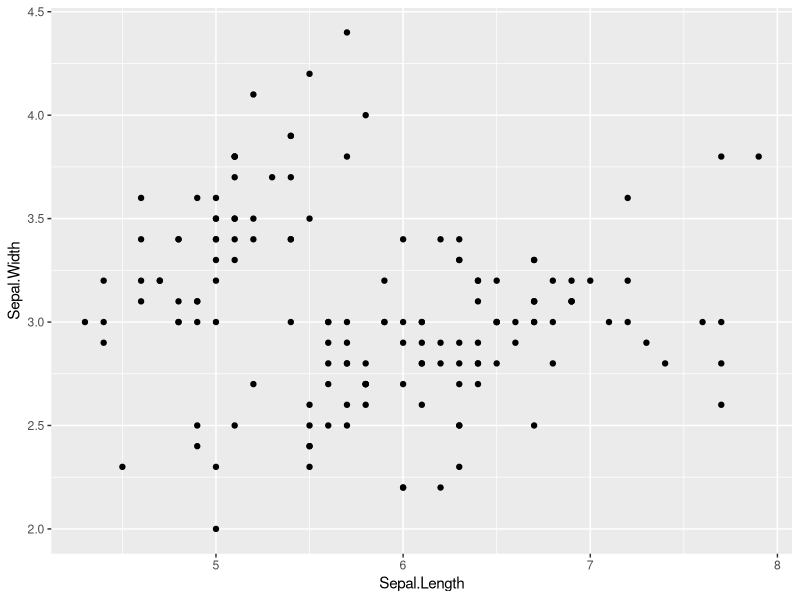
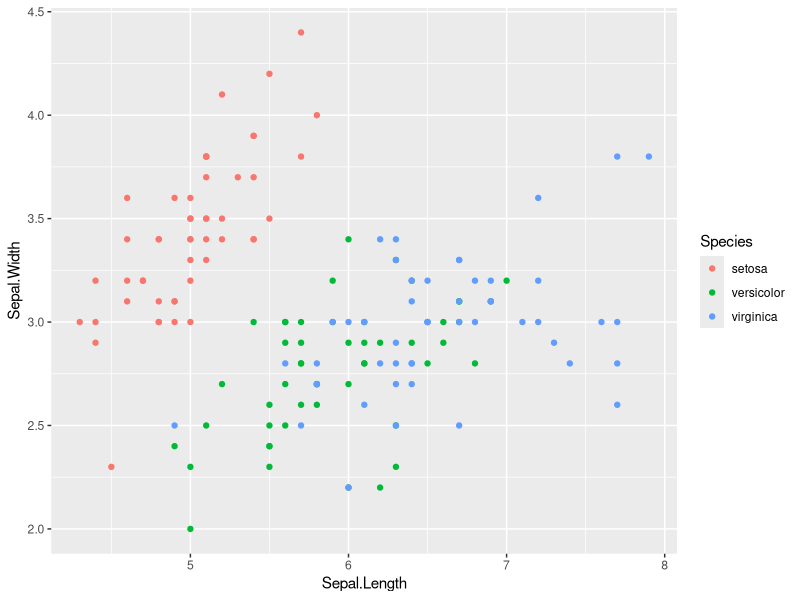
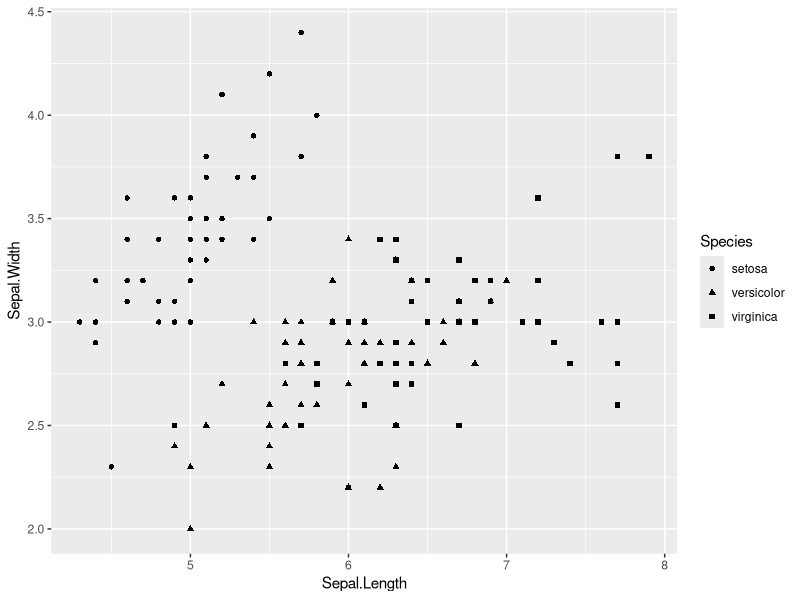
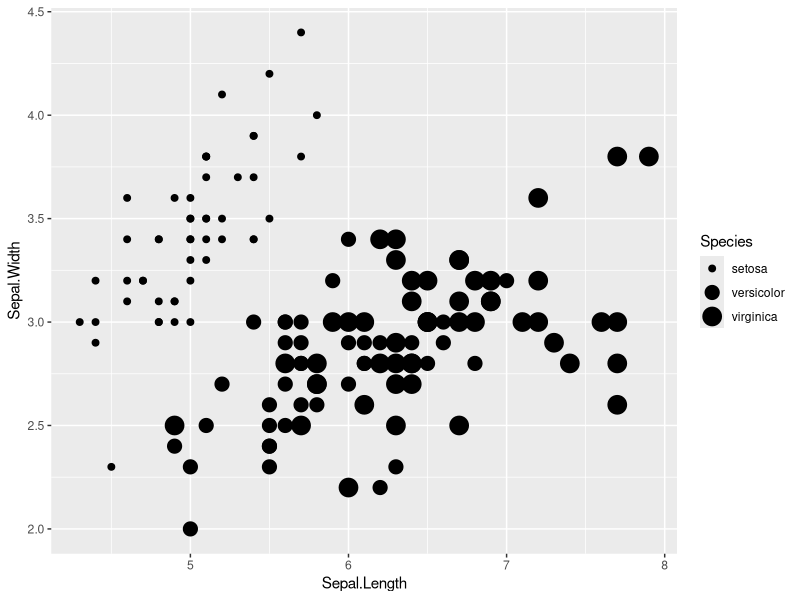
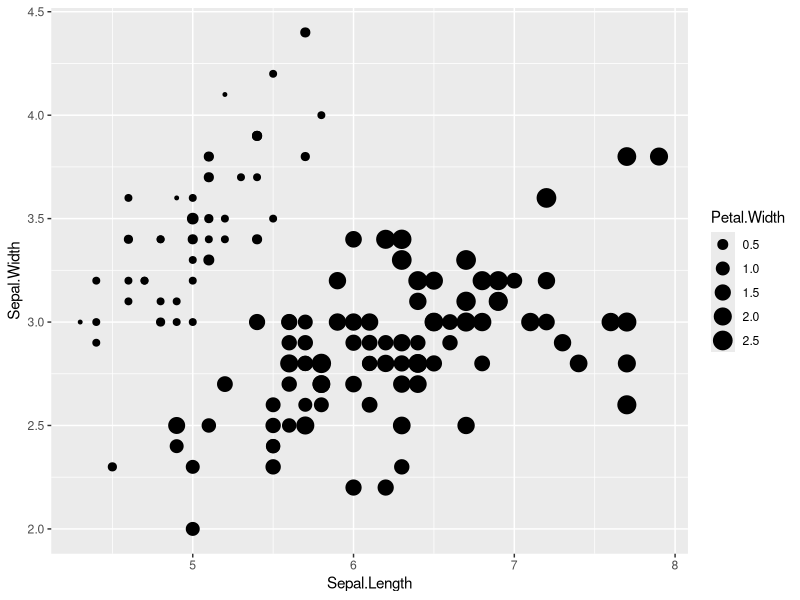
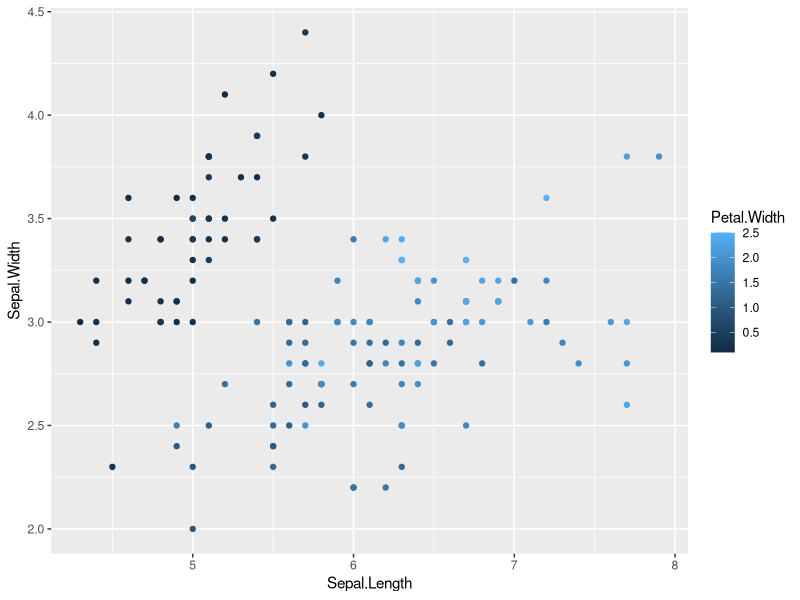
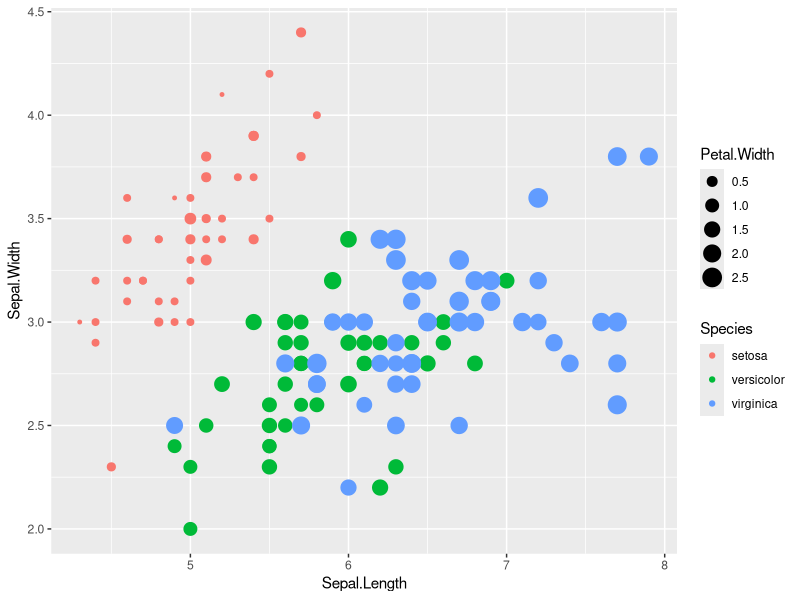
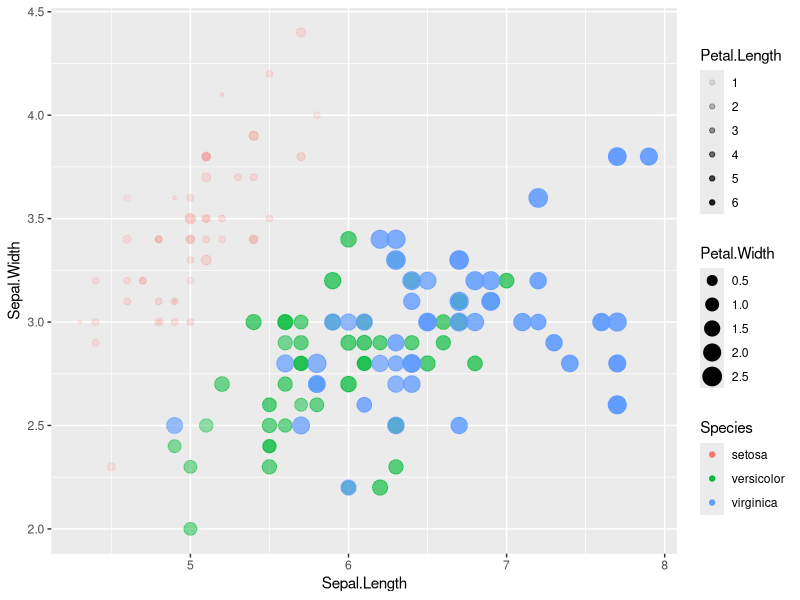

Source code (R) for these figures, in order:
## ---- chunk 1
knitr::opts_chunk$set(echo = TRUE, tidy = TRUE, tidy.opts=list(width.cutoff=60))

#install.packages("tidyverse")
library(tidyverse)
## ---- chunk 2
data(iris)
head(iris)
## ---- chunk 3
ggplot(data = iris) +
  geom_point(mapping = aes(x = Sepal.Length, y = Sepal.Width))
## ---- chunk 4
ggplot(data = iris) +
  geom_point(mapping = aes(x = Sepal.Length, y = Sepal.Width, color = Species))

ggplot(data = iris) +
  geom_point(mapping = aes(x = Sepal.Length, y = Sepal.Width, shape = Species))
## ---- chunk 5
# This is a not-ideal use of size:
ggplot(data = iris) +
  geom_point(mapping = aes(x = Sepal.Length, y = Sepal.Width, size = Species))
# ggplot2 helpfully warns you that "Using size for a discrete variable is not advised."

# Here is a better use of size:
ggplot(data = iris) +
  geom_point(mapping = aes(x = Sepal.Length, y = Sepal.Width, size = Petal.Width))

# Here color is used for a continuous variable
ggplot(data = iris) +
  geom_point(mapping = aes(x = Sepal.Length, y = Sepal.Width, color = Petal.Width))
## ---- chunk 6
# This is maybe okay:
ggplot(data = iris) +
  geom_point(mapping = aes(x = Sepal.Length, y = Sepal.Width, color = Species, size = Petal.Width))

# This is probably too much for the person looking at your plot to take in all at once.
ggplot(data = iris) +
  geom_point(mapping = aes(x = Sepal.Length, y = Sepal.Width, color = Species, size = Petal.Width, alpha = Petal.Length))
## ---- chunk 7
# set the color of the points
ggplot(data = iris) +
  geom_point(mapping = aes(x = Sepal.Length, y = Sepal.Width), color = "blue")

# set the transparency of the points
ggplot(data = iris) +
  geom_point(mapping = aes(x = Sepal.Length, y = Sepal.Width), alpha = 0.5)
# some of the points in this plot look different because in some places multiple semi-transparent points are stacked up on top of each other.

# set the shape of the points
ggplot(data = iris) +
  geom_point(mapping = aes(x = Sepal.Length, y = Sepal.Width), shape = 2)

# set the size of the points
ggplot(data = iris) +
  geom_point(mapping = aes(x = Sepal.Length, y = Sepal.Width), size = 3)

# you can even manually set x and/or y, though this isn't very helpful in a scatterplot
ggplot(data = iris) +
  geom_point(mapping = aes(x = Sepal.Length), y = 1)
## ---- chunk 8
ggplot(data = iris) +
  geom_histogram(mapping = aes(x = Sepal.Length))
# `geom_histogram()` defaults to making 30 bins of equal size, but you can control this with the `binwidth` argument

ggplot(data = iris) +
  geom_histogram(mapping = aes(x = Sepal.Length), binwidth = 0.1)

# `color` now controls the border around each bar
ggplot(data = iris) +
  geom_histogram(mapping = aes(x = Sepal.Length, color = Species), binwidth = 0.1)

# `fill` controls the shading of the center of the bar
ggplot(data = iris) +
  geom_histogram(mapping = aes(x = Sepal.Length, fill = Species), binwidth = 0.1)

# both `color` and `fill` will result in stacked bars
## ---- chunk 9
ggplot(data = iris) +
  geom_boxplot(mapping = aes(x = Species, y = Sepal.Length))

# if you have multiple categorical variables, `color` and `fill` will result in multiple side-by-side boxplots for each category
data(mtcars)
mtcars$cyl <- as.factor(mtcars$cyl)
mtcars$vs <- as.factor(mtcars$vs)
ggplot(data = mtcars) +
  geom_boxplot(mapping = aes(x = cyl, y = mpg, color = vs))
ggplot(data = mtcars) +
  geom_boxplot(mapping = aes(x = cyl, y = mpg, fill = vs))
## ---- chunk 10
ggplot(data = mtcars) +
  geom_bar(mapping = aes(x = cyl))

# if you have multiple categorical variables, `color` and `fill` will result in stacked bars
ggplot(data = mtcars) +
  geom_bar(mapping = aes(x = cyl, fill = vs))
## ---- chunk 11
data(airquality)
filter(airquality, Month == 5) %>%
  ggplot() +
  geom_path(mapping = aes(x = Day, y = Temp))
# By the way, yes, you can pipe data from another function into ggplot. 
# After all, it's a tidyverse function - the first argument is data!
## ---- chunk 12
ggplot(data = iris) +
  geom_smooth(mapping = aes(x = Sepal.Length, y = Sepal.Width))

# geom_smooth has many different smoothing methods, "loess" is the default but often it will be more useful to find a line of best fit with method = "lm"
ggplot(data = iris) +
  geom_smooth(mapping = aes(x = Sepal.Length, y = Sepal.Width), method = "lm")

# you can also map the `color` aesthetic to a categorical variable in order to fit a separate curve to each category
ggplot(data = iris) +
  geom_smooth(mapping = aes(x = Sepal.Length, y = Sepal.Width, color = Species), method = "lm")
## ---- chunk 13
ggplot(data = iris) +
  geom_point(mapping = aes(x = Sepal.Length, y = Sepal.Width, color = Species)) +
  geom_smooth(mapping = aes(x = Sepal.Length, y = Sepal.Width, color = Species), method = "lm")
## ---- chunk 14
ggplot(data = iris, mapping = aes(x = Sepal.Length, y = Sepal.Width, color = Species)) +
  geom_point() +
  geom_smooth(method = "lm")
## ---- chunk 15
ggplot() +
  geom_point(data = iris, mapping = aes(x = Sepal.Length, y = Sepal.Width, color = Species)) +
  geom_smooth(data = iris, mapping = aes(x = Sepal.Length, y = Sepal.Width, color = Species), method = "lm")
## ---- chunk 16
# the default is "identity", but as we saw before this can result in points stacked on top of each other
ggplot(data = iris) +
  geom_point(mapping = aes(x = Sepal.Length, y = Sepal.Width), alpha = 0.5)

# position = "jitter" adds a little bit of random noise to each point so they don't end up on top of each other
ggplot(data = iris) +
  geom_point(mapping = aes(x = Sepal.Length, y = Sepal.Width), alpha = 0.5, position = "jitter")
## ---- chunk 17
# default is side-by-side
ggplot(data = mtcars) +
  geom_boxplot(mapping = aes(x = cyl, y = mpg, fill = vs))

# position = "identity" overlaps the boxplots, but this could be useful if you make them transparent
ggplot(data = mtcars) +
  geom_boxplot(mapping = aes(x = cyl, y = mpg, fill = vs), alpha = 0.5, position = "identity")
## ---- chunk 18
# the default is stacked bars
ggplot(data = mtcars) +
  geom_bar(mapping = aes(x = cyl, fill = vs))

# position = "dodge" puts the bars next to each other instead
ggplot(data = mtcars) +
  geom_bar(mapping = aes(x = cyl, fill = vs), position = "dodge")

# position = "fill" leaves the bars stacked but converts the count to a ratio out of 1.0 so that each stack of bars is the same height
ggplot(data = mtcars) +
  geom_bar(mapping = aes(x = cyl, fill = vs), position = "fill")

# position = "identity" overlaps the bars, this can be useful if you make them transparent
ggplot(data = mtcars) +
  geom_bar(mapping = aes(x = cyl, fill = vs), alpha = 0.5, position = "identity")
## ---- chunk 19
# the default is stacked bars
ggplot(data = iris) +
  geom_histogram(mapping = aes(x = Sepal.Length, fill = Species), binwidth = 0.1)

# I don't recommend position = "dodge"
ggplot(data = iris) +
  geom_histogram(mapping = aes(x = Sepal.Length, fill = Species), binwidth = 0.1, position = "dodge")

# position = "identity" can be useful, though
ggplot(data = iris) +
  geom_histogram(mapping = aes(x = Sepal.Length, fill = Species), alpha = 0.5, binwidth = 0.1, position = "identity")
## ---- chunk 20
mtcars <- rownames_to_column(mtcars, "model")

ggplot(data = mtcars) +
  geom_bar(mapping = aes(x = model, y = mpg), stat = "identity")
## ---- chunk 21
ggplot(data = airquality) +
  geom_path(mapping = aes(x = Day, y = Temp)) +
  facet_grid(.~Month)
## ---- chunk 22
ggplot(data = mtcars) +
  geom_bar(mapping = aes(x = model, y = mpg), stat = "identity") +
  coord_flip()

ggplot(data = iris) +
  geom_boxplot(mapping = aes(x = Species, y = Sepal.Length)) +
  coord_flip()
## ---- chunk 23
# pie chart
ggplot(data = mtcars) +
  geom_bar(mapping = aes(x = "", fill = cyl), position = "fill", width = 1) +
  coord_polar("y")

# coxcomb chart
ggplot(data = mtcars) +
  geom_bar(mapping = aes(x = cyl, fill = cyl), position = "dodge", width = 1) +
  coord_polar()
## ---- chunk 24
# specify the 3 colors to use for the 3 species
ggplot(data = iris) +
  geom_histogram(mapping = aes(x = Sepal.Length, fill = Species), binwidth = 0.1) +
  scale_fill_manual(values = c("darkgreen", "forestgreen", "chartreuse3"))
## ---- chunk 25
# to get a gradient between two specified colors
ggplot(data = iris) +
  geom_point(mapping = aes(x = Sepal.Length, y = Sepal.Width, color = Petal.Width)) +
  scale_color_gradient(low = "mediumpurple1", high = "purple4")

# use scale_color_gradient2(low = , mid = , high = ) for a diverging color gradient centered on zero
## ---- chunk 26
# scale_color_viridis_d or scale_fill_viridis_d for discrete scales
ggplot(data = iris) +
  geom_histogram(mapping = aes(x = Sepal.Length, fill = Species), binwidth = 0.1) +
  scale_fill_viridis_d()

# scale_color_viridis_c or scale_fill_viridis_c for continuous scales
ggplot(data = iris) +
  geom_point(mapping = aes(x = Sepal.Length, y = Sepal.Width, color = Petal.Width)) +
  scale_color_viridis_c()

# there are also alternative viridis scales named magma, plasma, and inferno
# use the `option` argument to select one of these
ggplot(data = iris) +
  geom_point(mapping = aes(x = Sepal.Length, y = Sepal.Width, color = Petal.Width)) +
  scale_color_viridis_c(option = "plasma")
## ---- chunk 27
ggplot(data = mtcars) +
  geom_bar(mapping = aes(x = vs, fill = cyl)) +
  labs(x = "Engine configuration", fill = "Number of \ncylinders")
# \n creates a line break between "Number of" and "cylinders" so things fit a little more comfortably on the page
## ---- chunk 28
ggplot(data = mtcars) +
  geom_bar(mapping = aes(x = vs, fill = cyl)) +
  labs(x = "Engine configuration", fill = "Number of \ncylinders") +
  scale_x_discrete(labels = c("V", "standard"))
## ---- chunk 29
ggplot(data = mtcars) +
  geom_bar(mapping = aes(x = model, y = mpg), stat = "identity") + 
  theme(axis.text.x = element_text(angle = 90, hjust = 1))
## ---- chunk 30
# make this plot go to 20, instead of ending immediately above the data
ggplot(data = mtcars) +
  geom_bar(mapping = aes(x = vs, fill = cyl)) +
  labs(x = "Engine configuration", fill = "Number of \ncylinders") +
  scale_x_discrete(labels = c("V", "standard")) +
  scale_y_continuous(limits = c(0,20))
# this is not terribly useful on its own, but can be extremely helpful when working with percentage data or when you plan to put two plots side-by-side and want their scales to match.
## ---- chunk 31
ggplot(data = mtcars) +
  geom_bar(mapping = aes(x = vs, fill = cyl)) +
  labs(x = "Engine configuration", fill = "Number of \ncylinders") +
  scale_x_discrete(labels = c("V", "standard")) +
  scale_y_continuous(limits = c(0,20), breaks = seq(0,20, by = 10), minor_breaks = seq(0, 20, by = 1))
# I am using seq() to create a sequence of numbers that denote break locations, but you can also supply any vector of numbers
## ---- chunk 32
ggplot(data = iris) +
  geom_point(mapping = aes(x = Sepal.Length, y = Sepal.Width, color = Species)) +
  annotate("text", x = 4.8, y = 4.25, label = "setosa") +
  annotate("text", x = 7.25, y = 2.25, label = "versicolor and \nvirginica")
# "text" tells it that you are creating a text annotation
# x and y tell it the coordinates the annotation should be placed at
# label tells it what the text annotation should say
## ---- chunk 33
# random horizontal line
ggplot(data = iris) +
  geom_point(mapping = aes(x = Sepal.Length, y = Sepal.Width, color = Species)) +
  annotate("segment", x = 4.5, xend = 7.5, y = 3, yend = 3)

# random vertical line
ggplot(data = iris) +
  geom_point(mapping = aes(x = Sepal.Length, y = Sepal.Width, color = Species)) +
  annotate("segment", x = 6, xend = 6, y = 2, yend = 4.5)

# random diagonal line
ggplot(data = iris) +
  geom_point(mapping = aes(x = Sepal.Length, y = Sepal.Width, color = Species)) +
  annotate("segment", x = 4.5, xend = 7, y = 2.5, yend = 4.5)

# random rectangle
ggplot(data = iris) +
  geom_point(mapping = aes(x = Sepal.Length, y = Sepal.Width, color = Species)) +
  annotate("rect", xmin = 6, xmax = 8, ymin = 4, ymax = 4.5)
# for a rectangle, use xmin/xmax/ymin/ymax instead of x/xend/y/yend

# can control color, fill, etc. of annotations
ggplot(data = iris) +
  geom_point(mapping = aes(x = Sepal.Length, y = Sepal.Width, color = Species)) +
  annotate("rect", xmin = 6, xmax = 8, ymin = 4, ymax = 4.5, color = "black", fill = NA)
## ---- chunk 34
# horizontal line
ggplot(data = iris) +
  geom_point(mapping = aes(x = Sepal.Length, y = Sepal.Width, color = Species)) +
  geom_hline(yintercept = 3)

# vertical line
ggplot(data = iris) +
  geom_point(mapping = aes(x = Sepal.Length, y = Sepal.Width, color = Species)) +
  geom_vline(xintercept = 6)

# rectangle
ggplot(data = iris) +
  geom_point(mapping = aes(x = Sepal.Length, y = Sepal.Width, color = Species)) +
  geom_rect(xmin = 6, xmax = 8, ymin = 4, ymax = 4.5, color = "black", fill = NA)
## ---- chunk 35
ggplot(data = iris) +
  geom_histogram(mapping = aes(x = Sepal.Length, fill = Species), binwidth = 0.1) +
  theme(legend.position = "left")
# and likewise for top and bottom
## ---- chunk 36
ggplot(data = iris) +
  geom_histogram(mapping = aes(x = Sepal.Length, fill = Species), binwidth = 0.1) +
  theme(legend.position = "none")
## ---- chunk 37
# theme_gray() is the default ggplot2 theme
ggplot(data = iris) +
  geom_point(mapping = aes(x = Sepal.Length, y = Sepal.Width, color = Species)) +
  theme_gray()

ggplot(data = iris) +
  geom_point(mapping = aes(x = Sepal.Length, y = Sepal.Width, color = Species)) +
  theme_classic()

ggplot(data = iris) +
  geom_point(mapping = aes(x = Sepal.Length, y = Sepal.Width, color = Species)) +
  theme_bw()

ggplot(data = iris) +
  geom_point(mapping = aes(x = Sepal.Length, y = Sepal.Width, color = Species)) +
  theme_dark()

ggplot(data = iris) +
  geom_point(mapping = aes(x = Sepal.Length, y = Sepal.Width, color = Species)) +
  theme_void()
## ---- chunk 38
?theme
## ---- chunk 39
?element_rect
?element_line
?element_text

# Here are some examples that just tweak one thing at a time so you can see what each bit is doing:

# panel background
ggplot(data = iris) +
  geom_point(mapping = aes(x = Sepal.Length, y = Sepal.Width, color = Species)) +
  theme(panel.background = element_rect(fill = "white"))

# axis lines (example with x, y is analogous)
ggplot(data = iris) +
  geom_point(mapping = aes(x = Sepal.Length, y = Sepal.Width, color = Species)) +
  theme(axis.line.x = element_line(color = "black", size = 0.3))

# size of axis labels (example with x, y is analogous)
ggplot(data = iris) +
  geom_point(mapping = aes(x = Sepal.Length, y = Sepal.Width, color = Species)) +
  theme(axis.title.x = element_text(size=20))

# gridlines (example with minor gridlines, major is analogous)
ggplot(data = iris) +
  geom_point(mapping = aes(x = Sepal.Length, y = Sepal.Width, color = Species)) +
  theme(panel.grid.minor = element_blank())

# Putting it all together:
ggplot(data = iris) +
  geom_point(mapping = aes(x = Sepal.Length, y = Sepal.Width, color = Species)) +
  theme(panel.background = element_rect(fill = "white"), axis.line = element_line(color = "black", size = 0.3), axis.title = element_text(size=12), panel.grid = element_blank())
## ---- chunk 40
plottheme <- theme(panel.background = element_rect(fill = "white"), axis.line = element_line(color = "black", size = 0.3), axis.title = element_text(size=12), panel.grid = element_blank())

ggplot(data = iris) +
  geom_point(mapping = aes(x = Sepal.Length, y = Sepal.Width, color = Species)) +
  plottheme

ggplot(data = iris) +
  geom_histogram(mapping = aes(x = Sepal.Length, fill = Species), binwidth = 0.1) +
  plottheme
## ---- chunk 41
#install.packages("cowplot")
library(cowplot)
## ---- chunk 42
# first save each of the plots you want to include
a <- ggplot(data = iris) +
  geom_point(mapping = aes(x = Sepal.Length, y = Sepal.Width, color = Species))
b <- ggplot(data = iris) +
  geom_histogram(mapping = aes(x = Sepal.Length, fill = Species), binwidth = 0.1)

# then call plot_grid to combine the plots
plot_grid(a, b, ncol = 2)
# plot_grid can arrange plots in columns, rows, or both.
## ---- chunk 43
plot_grid(a, b, ncol = 2, labels = c("A", "B"))
## ---- chunk 44
a <- ggplot(data = iris) +
  geom_point(mapping = aes(x = Sepal.Length, y = Sepal.Width, color = Species)) +
  theme(legend.position = "none")

plot_grid(a, b, ncol = 2, labels = c("A", "B"))
## ---- chunk 45
plot_grid(a, b, ncol = 2, labels = c("A", "B"), rel_widths = c(1, 1.65))
## ---- chunk 46
# ggsave defaults to saving the last plot you made with the dimensions of your current plotting window
ggsave("ggsave_test.pdf")

# for save_plot(), need to save the multipart plot to a variable first
ab <- plot_grid(a, b, ncol = 2, labels = c("A", "B"), rel_widths = c(1, 1.65))
# save_plot also doesn't have as useful of defaults
save_plot("save_plot_test.pdf", ab, base_aspect_ratio = 2)

# pdf() method is a little more involved...
# first open a quartz window
quartz(width = 8, height = 4, dpi = 300)
# call pdf() and tell it what to name the file and the dimensions
pdf("pdf_test.pdf", width = 8, height = 4)
# run the plotting command
plot_grid(a, b, ncol = 2, labels = c("A", "B"), rel_widths = c(1, 1.65))
# dev.off() to terminate the graphical device
dev.off()
